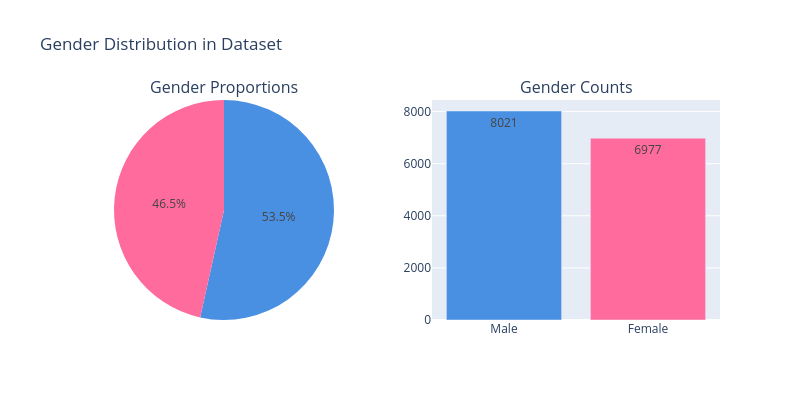

The notebook cell this image was saved under:
### Code cell
# gender distribution: pie + bar side by side
fig = make_subplots(rows=1, cols=2, specs=[[{'type':'pie'}, {'type':'bar'}]],
                    subplot_titles=('Gender Proportions', 'Gender Counts'))

counts = df['Patient Gender'].value_counts()
fig.add_trace(go.Pie(labels=['Male', 'Female'], values=[counts['M'], counts['F']],
                     marker_colors=['#4A90E2', '#FF6B9D']), row=1, col=1)
fig.add_trace(go.Bar(x=['Male', 'Female'], y=[counts['M'], counts['F']],
                     marker_color=['#4A90E2', '#FF6B9D'],
                     text=[counts['M'], counts['F']], textposition='auto'), row=1, col=2)
fig.update_layout(height=400, width=800, showlegend=False, title_text='Gender Distribution in Dataset')
fig.show()

### Figure 1 — Plotly figure (JSON) as saved in the notebook; plotly's stock layout.template omitted (floating-point values rounded to 4 significant figures)
{"data": [{"domain": {"x": [0, 0.45], "y": [0, 1]}, "labels": ["Male", "Female"], "marker": {"colors": ["#4A90E2", "#FF6B9D"]}, "type": "pie", "values": [8021, 6977]}, {"marker": {"color": ["#4A90E2", "#FF6B9D"]}, "text": ["8021", "6977"], "textposition": "auto", "type": "bar", "x": ["Male", "Female"], "xaxis": "x", "y": [8021, 6977], "yaxis": "y"}], "layout": {"annotations": [{"font": {"size": 16}, "showarrow": false, "text": "Gender Proportions", "x": 0.225, "xanchor": "center", "xref": "paper", "y": 1, "yanchor": "bottom", "yref": "paper"}, {"font": {"size": 16}, "showarrow": false, "text": "Gender Counts", "x": 0.775, "xanchor": "center", "xref": "paper", "y": 1, "yanchor": "bottom", "yref": "paper"}], "height": 400, "showlegend": false, "title": {"text": "Gender Distribution in Dataset"}, "width": 800, "xaxis": {"anchor": "y", "domain": [0.55, 1]}, "yaxis": {"anchor": "x", "domain": [0, 1]}}}
